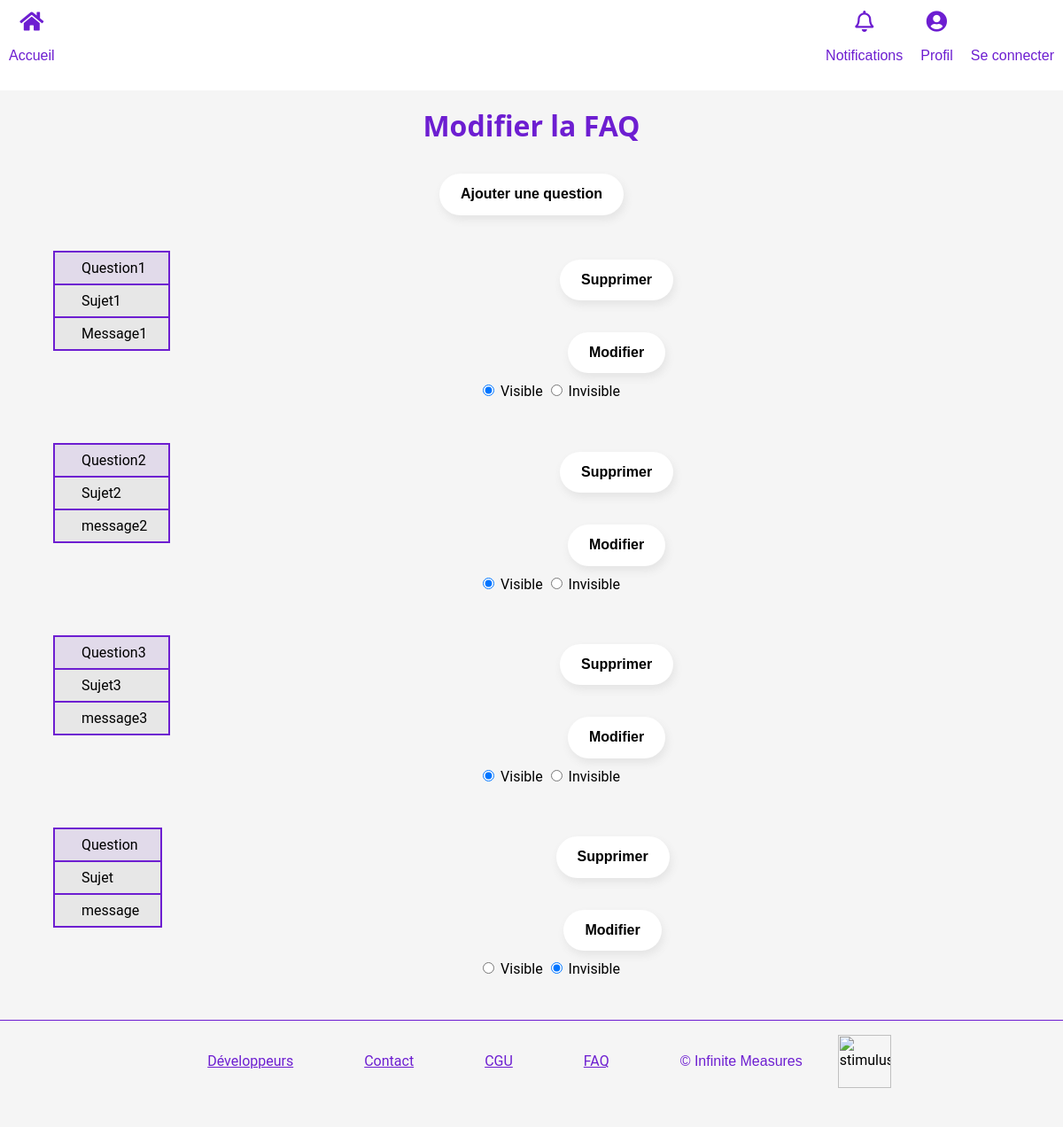
The app's page /faqs/edit, older data.
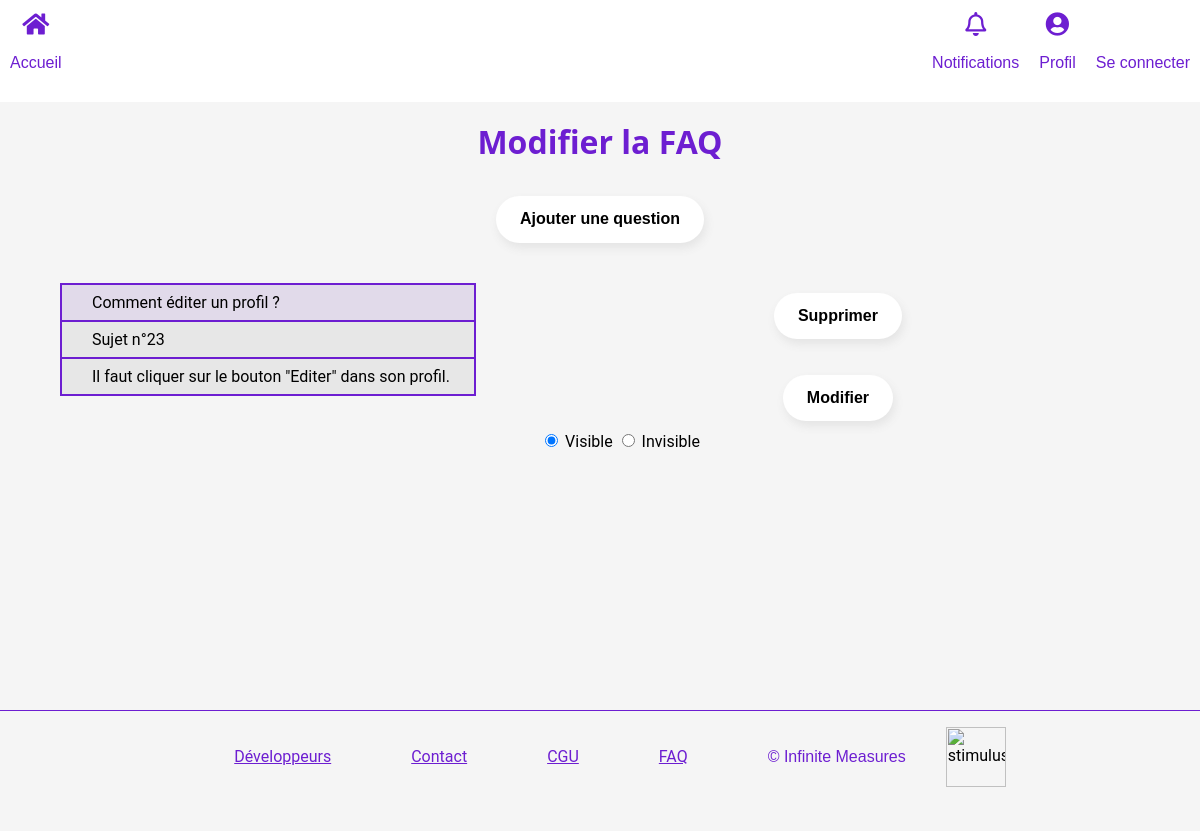
The same page, newer data.
### tables this page shows
CREATE TABLE `faq_questions` (
  `id` int(11) NOT NULL,
  `supervisor_id` int(11) DEFAULT NULL,
  `title` varchar(255) DEFAULT NULL,
  `answer` varchar(255) DEFAULT NULL,
  `subject` varchar(255) DEFAULT NULL,
  `visible` tinyint(1) NOT NULL DEFAULT '1'
);

### app/controllers/Faqs.php (called while the page is built, shortened)
<?php
class Faqs extends Controller {
    public function __construct() {
        $this->faqModel = $this->model('Faq');
    }
    public function edit() {
        $faq_questions=$this->faqModel->Question();
        $this->view('faqs/edit',$faq_questions);
    }
}
?>

### app/libraries/Core.php (called while the page is built, shortened)
<?php
  class Core {
    protected $currentMethod = 'index';
    public function __construct() {
      $url = $this->getUrl();
      if (file_exists('../app/controllers/' . ucwords($url[0]). '.php')) {
        unset($url[0]);
      }
      $this->currentController = new $this->currentController;
      if (isset($url[1])) {
        if (method_exists($this->currentController, $url[1])) {
          $this->currentMethod = $url[1];
          unset($url[1]);
        }
      }
      $this->params = $url ? array_values($url) : [];
      call_user_func_array([$this->currentController, $this->currentMethod], $this->params);
    }
    public function getUrl() {
      if (isset($_GET['url'])) {
        $url = rtrim($_GET['url'], '/');
        $url = filter_var($url, FILTER_SANITIZE_URL);
        $url = explode('/', $url);
        return $url;
      }
    }
  }
?>

### public/index.php (called while the page is built, shortened)
<?php
  $init = new Core;
?>

### app/libraries/Database.php (called while the page is built, shortened)
<?php
  class Database {
    private $host = DB_HOST;
    private $user = DB_USER;
    private $pass = DB_PASS;
    private $dbname = DB_NAME;
    private $dbh;
    private $stmt;
    public function __construct() {
      $dsn = 'mysql:host=' . $this->host . ';dbname=' . $this->dbname;
      $options = array(
        PDO::ATTR_PERSISTENT => true,
        PDO::ATTR_ERRMODE => PDO::ERRMODE_EXCEPTION
      );
      try {
        $this->dbh = new PDO($dsn, $this->user, $this->pass, $options);
      } catch(PDOException $e) {
        $this->error = $e->getMessage();
        echo $this->error;
      }
    }
    public function query($sql) {
      $this->stmt = $this->dbh->prepare($sql);
    }
    public function execute() {
      try{
      return $this->stmt->execute();
      }
      catch (PDOException $e){
        $this->error = $e->getMessage();
        echo $this->error;
      }
    }
    public function resultSet() {
      $this->execute();
      return $this->stmt->fetchAll(PDO::FETCH_OBJ);
    }
  }
?>

### app/models/Faq.php (called while the page is built, shortened)
<?php
class Faq {
    private $db;
    public function __construct() {
        $this->db = new Database;
    }
    public function Question() {
        $this->db->query('SELECT * FROM faq_questions ');
        return $faq_questions=$this->db->resultSet();
    }
}
?>

### app/views/faqs/edit.php (the view, shortened to what this page needs)
 <?php require APPROOT . '/views/inc/header.php'; ?>
 <div class="container">
    <h1>Modifier la FAQ</h1>
    <div>
    <input class="btn-primary" type=button onclick=window.location.href='./new'; value='Ajouter une question' />
    </div>
    <div class='body-under-container'>
<?php foreach($data as $faq_question): ?>
    <div>
    <table>
        <thead>
        <tr>
            <td>
                <?= $faq_question->subject ?>
            </td>
        </tr>
        </thead>
        <tbody>
        <tr>
            <td>
                <?= $faq_question->title ?>
            </td>
        </tr>
        <tr>
            <td class="reponse">
                <?= $faq_question->answer ?>
            </td>
        </tr>
        </tbody>
    </table>
    <?php $num=$faq_question->id ?>
        <ul>
            <li>
                <form method="post">
                    <button class="btn-primary" type=submit name="idSupp" value=<?php echo($num)?> >Supprimer </button>
            </li>
            <li>
                <button formaction ='./new' class="btn-primary" type=submit name="newQuestion" value=<?php echo($num)?> >Modifier </button>
            </li>
            <li>
                <?php $visible=$faq_question->visible; ?>
                <?php
                $name='Question'.$num;
                ?>
                <?php if ($visible==1){ ?>
                    <input type="radio" name='<?php echo($name) ?>' value=<?php echo($visible)?> id='visible'checked/>
                    <label for="visible">Visible</label>
                    <input onchange='this.form.submit()' type="radio" name='<?php echo($name) ?>' value=<?php echo($visible)?> id="invisible" />
                    <label for="invisible">Invisible</label>
                <?php } ?>
                <?php if ($visible==0){ ?>
                    <input onchange='this.form.submit()' type="radio" name='<?php echo($name) ?>' value=<?php echo($visible)?> id='visible' />
                    <label for="visible">Visible</label>
                    <input type="radio" name='<?php echo($name) ?>' value=<?php echo($visible)?> id="invisible" checked />
                    <label for="invisible">Invisible</label>
                <?php } ?>
            </li>
        </ul>
        </div>
<?php endforeach ; ?>
    </div>
</div>
<?php require APPROOT . '/views/inc/footer.php'; ?>

Row changes from the older to the newer data that the page shows:
removed faq_questions: subject "Question2", title "Sujet2", answer "message2", $num 63 (drawn)
removed faq_questions: subject "Question3", title "Sujet3", answer "message3", $num 64 (drawn)
removed faq_questions: subject "Question", title "Sujet", answer "message", $num 65 (drawn)
changed faq_questions: subject "Question1" → "Comment éditer un profil ?"; title "Sujet1" → "Sujet n°23"; answer "Message1" → "Il faut cliquer sur le bouton \"Editer\" dans son profil."
